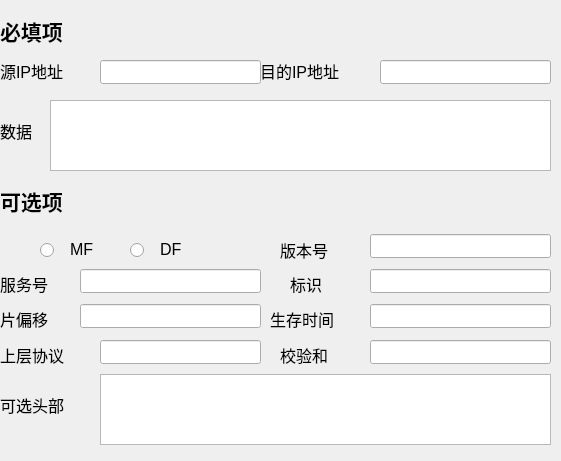
   <widget class="QWidget" name="IP" native="true">
    <property name="enabled">
     <bool>true</bool>
    </property>
    <property name="geometry">
     <rect>
      <x>5</x>
      <y>-10</y>
      <width>561</width>
      <height>461</height>
     </rect>
    </property>
    <widget class="QLabel" name="label_30">
     <property name="geometry">
      <rect>
       <x>0</x>
       <y>10</y>
       <width>111</width>
       <height>41</height>
      </rect>
     </property>
     <property name="font">
      <font>
       <family>Arial Black</family>
       <pointsize>16</pointsize>
       <weight>75</weight>
       <bold>true</bold>
      </font>
     </property>
     <property name="text">
      <string>必填项</string>
     </property>
    </widget>
    <widget class="QLabel" name="label_1">
     <property name="geometry">
      <rect>
       <x>0</x>
       <y>50</y>
       <width>101</width>
       <height>41</height>
      </rect>
     </property>
     <property name="font">
      <font>
       <family>Arial</family>
       <pointsize>12</pointsize>
       <weight>50</weight>
       <bold>false</bold>
      </font>
     </property>
     <property name="text">
      <string>源IP地址</string>
     </property>
    </widget>
    <widget class="QLabel" name="label_3">
     <property name="geometry">
      <rect>
       <x>260</x>
       <y>50</y>
       <width>121</width>
       <height>41</height>
      </rect>
     </property>
     <property name="font">
      <font>
       <family>Arial</family>
       <pointsize>12</pointsize>
       <weight>50</weight>
       <bold>false</bold>
      </font>
     </property>
     <property name="text">
      <string>目的IP地址</string>
     </property>
    </widget>
    <widget class="QLineEdit" name="IPsrcIP">
     <property name="geometry">
      <rect>
       <x>100</x>
       <y>60</y>
       <width>161</width>
       <height>24</height>
      </rect>
     </property>
    </widget>
    <widget class="QLineEdit" name="IPdstIP">
     <property name="geometry">
      <rect>
       <x>380</x>
       <y>60</y>
       <width>171</width>
       <height>24</height>
      </rect>
     </property>
    </widget>
    <widget class="QTextEdit" name="IPdata">
     <property name="geometry">
      <rect>
       <x>50</x>
       <y>100</y>
       <width>501</width>
       <height>71</height>
      </rect>
     </property>
    </widget>
    <widget class="QLabel" name="label_4">
     <property name="geometry">
      <rect>
       <x>0</x>
       <y>110</y>
       <width>51</width>
       <height>41</height>
      </rect>
     </property>
     <property name="font">
      <font>
       <family>Arial</family>
       <pointsize>12</pointsize>
       <weight>50</weight>
       <bold>false</bold>
      </font>
     </property>
     <property name="text">
      <string>数据</string>
     </property>
    </widget>
    <widget class="QLabel" name="label_5">
     <property name="geometry">
      <rect>
       <x>0</x>
       <y>180</y>
       <width>111</width>
       <height>41</height>
      </rect>
     </property>
     <property name="font">
      <font>
       <family>Arial Black</family>
       <pointsize>16</pointsize>
       <weight>75</weight>
       <bold>true</bold>
      </font>
     </property>
     <property name="text">
      <string>可选项</string>
     </property>
    </widget>
    <widget class="QRadioButton" name="IPmf">
     <property name="geometry">
      <rect>
       <x>40</x>
       <y>239</y>
       <width>21</width>
       <height>22</height>
      </rect>
     </property>
     <property name="text">
      <string/>
     </property>
     <property name="autoExclusive">
      <bool>false</bool>
     </property>
    </widget>
    <widget class="QLabel" name="label_6">
     <property name="geometry">
      <rect>
       <x>70</x>
       <y>229</y>
       <width>31</width>
       <height>41</height>
      </rect>
     </property>
     <property name="font">
      <font>
       <family>Arial</family>
       <pointsize>12</pointsize>
       <weight>50</weight>
       <bold>false</bold>
      </font>
     </property>
     <property name="text">
      <string>MF</string>
     </property>
    </widget>
    <widget class="QLabel" name="label_7">
     <property name="geometry">
      <rect>
       <x>160</x>
       <y>229</y>
       <width>31</width>
       <height>41</height>
      </rect>
     </property>
     <property name="font">
      <font>
       <family>Arial</family>
       <pointsize>12</pointsize>
       <weight>50</weight>
       <bold>false</bold>
      </font>
     </property>
     <property name="text">
      <string>DF</string>
     </property>
    </widget>
    <widget class="QRadioButton" name="IPdf">
     <property name="geometry">
      <rect>
       <x>130</x>
       <y>239</y>
       <width>21</width>
       <height>22</height>
      </rect>
     </property>
     <property name="text">
      <string/>
     </property>
     <property name="autoExclusive">
      <bool>false</bool>
     </property>
    </widget>
    <widget class="QLineEdit" name="IPversion">
     <property name="geometry">
      <rect>
       <x>370</x>
       <y>234</y>
       <width>181</width>
       <height>24</height>
      </rect>
     </property>
    </widget>
    <widget class="QLabel" name="label_8">
     <property name="geometry">
      <rect>
       <x>280</x>
       <y>229</y>
       <width>81</width>
       <height>41</height>
      </rect>
     </property>
     <property name="font">
      <font>
       <family>Arial</family>
       <pointsize>12</pointsize>
       <weight>50</weight>
       <bold>false</bold>
      </font>
     </property>
     <property name="text">
      <string>版本号</string>
     </property>
    </widget>
    <widget class="QLineEdit" name="IPsvctype">
     <property name="geometry">
      <rect>
       <x>80</x>
       <y>269</y>
       <width>181</width>
       <height>24</height>
      </rect>
     </property>
     <property name="text">
      <string/>
     </property>
    </widget>
    <widget class="QLabel" name="label_9">
     <property name="geometry">
      <rect>
       <x>0</x>
       <y>263</y>
       <width>81</width>
       <height>41</height>
      </rect>
     </property>
     <property name="font">
      <font>
       <family>Arial</family>
       <pointsize>12</pointsize>
       <weight>50</weight>
       <bold>false</bold>
      </font>
     </property>
     <property name="text">
      <string>服务号</string>
     </property>
    </widget>
    <widget class="QLineEdit" name="IPidentity">
     <property name="geometry">
      <rect>
       <x>370</x>
       <y>269</y>
       <width>181</width>
       <height>24</height>
      </rect>
     </property>
    </widget>
    <widget class="QLabel" name="label_10">
     <property name="geometry">
      <rect>
       <x>290</x>
       <y>263</y>
       <width>71</width>
       <height>41</height>
      </rect>
     </property>
     <property name="font">
      <font>
       <family>Arial</family>
       <pointsize>12</pointsize>
       <weight>50</weight>
       <bold>false</bold>
      </font>
     </property>
     <property name="text">
      <string>标识</string>
     </property>
    </widget>
    <widget class="QLineEdit" name="IPttl">
     <property name="geometry">
      <rect>
       <x>370</x>
       <y>304</y>
       <width>181</width>
       <height>24</height>
      </rect>
     </property>
    </widget>
    <widget class="QLabel" name="label_21">
     <property name="geometry">
      <rect>
       <x>0</x>
       <y>298</y>
       <width>101</width>
       <height>41</height>
      </rect>
     </property>
     <property name="font">
      <font>
       <family>Arial</family>
       <pointsize>12</pointsize>
       <weight>50</weight>
       <bold>false</bold>
      </font>
     </property>
     <property name="text">
      <string>片偏移</string>
     </property>
    </widget>
    <widget class="QLabel" name="label_22">
     <property name="geometry">
      <rect>
       <x>270</x>
       <y>298</y>
       <width>101</width>
       <height>41</height>
      </rect>
     </property>
     <property name="font">
      <font>
       <family>Arial</family>
       <pointsize>12</pointsize>
       <weight>50</weight>
       <bold>false</bold>
      </font>
     </property>
     <property name="text">
      <string>生存时间</string>
     </property>
    </widget>
    <widget class="QLineEdit" name="IPfgoffset">
     <property name="geometry">
      <rect>
       <x>80</x>
       <y>304</y>
       <width>181</width>
       <height>24</height>
      </rect>
     </property>
     <property name="text">
      <string/>
     </property>
    </widget>
    <widget class="QLineEdit" name="IPchecksum">
     <property name="geometry">
      <rect>
       <x>370</x>
       <y>340</y>
       <width>181</width>
       <height>24</height>
      </rect>
     </property>
    </widget>
    <widget class="QLineEdit" name="IPprotocol">
     <property name="geometry">
      <rect>
       <x>100</x>
       <y>340</y>
       <width>161</width>
       <height>24</height>
      </rect>
     </property>
     <property name="text">
      <string/>
     </property>
    </widget>
    <widget class="QLabel" name="label_23">
     <property name="geometry">
      <rect>
       <x>0</x>
       <y>334</y>
       <width>101</width>
       <height>41</height>
      </rect>
     </property>
     <property name="font">
      <font>
       <family>Arial</family>
       <pointsize>12</pointsize>
       <weight>50</weight>
       <bold>false</bold>
      </font>
     </property>
     <property name="text">
      <string>上层协议</string>
     </property>
    </widget>
    <widget class="QLabel" name="label_24">
     <property name="geometry">
      <rect>
       <x>280</x>
       <y>334</y>
       <width>71</width>
       <height>41</height>
      </rect>
     </property>
     <property name="font">
      <font>
       <family>Arial</family>
       <pointsize>12</pointsize>
       <weight>50</weight>
       <bold>false</bold>
      </font>
     </property>
     <property name="text">
      <string>校验和</string>
     </property>
    </widget>
    <widget class="QLabel" name="label_25">
     <property name="geometry">
      <rect>
       <x>0</x>
       <y>384</y>
       <width>101</width>
       <height>41</height>
      </rect>
     </property>
     <property name="font">
      <font>
       <family>Arial</family>
       <pointsize>12</pointsize>
       <weight>50</weight>
       <bold>false</bold>
      </font>
     </property>
     <property name="text">
      <string>可选头部</string>
     </property>
    </widget>
    <widget class="QTextEdit" name="IPopt">
     <property name="geometry">
      <rect>
       <x>100</x>
       <y>374</y>
       <width>451</width>
       <height>71</height>
      </rect>
     </property>
    </widget>
   </widget>
